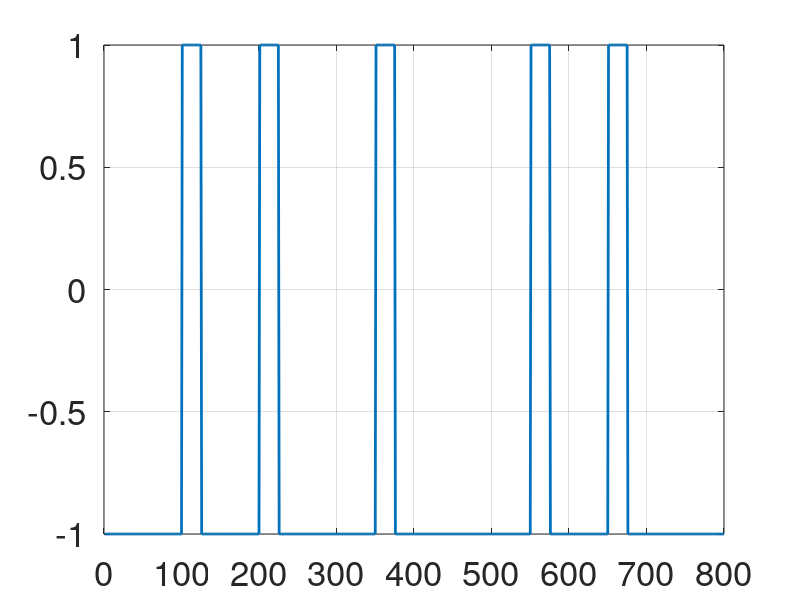

The MATLAB source for this figure:
clc;
close all;
clear all;

input=[0 0 0 1 0 1 1 0];
initial_state=1;
inv_state=initial_state;
len=length(input);
i=1;
mod_miller_code=[];%Null matrix to code signal.
base_signal=[];%Null matrix to original signal.
input(len+1)=1;

while i<=len
    if input(i)==1 %If the bit is 1
        baseband_signal=[ones(1,100)];%baseband signal
        s_mod= [-inv_state*ones(1,50) inv_state*ones(1,25) -inv_state*ones(1,25)]; %modified miller coding   
    else %If the bit is 0
        baseband_signal=[-1*ones(1,100)];%baseband signal
        s_mod=[inv_state*ones(1,25) -inv_state*ones(1,75)]; % modified miller
        if (i>1 && input(i-1)==1) || i == 1%If the next bit is 0
           s_mod=[-inv_state*ones(1,100)]; %switch signal state
        else
           s_mod=[inv_state*ones(1,25) -inv_state*ones(1,75)];
        end 
    end
    mod_miller_code=[mod_miller_code s_mod];%store miller signals
    base_signal=[base_signal baseband_signal];%store base signal
    i=i+1;%Increment of the cycle
    s_mod=[];%Reset temporal matrix s.
end

plot(mod_miller_code,'LineWidth',2)%
% hold on 
% plot(y,'LineWidth',2)
% title('MODIFIED MILLER CODE')
axis([0 100*(length(input)-1) -1 1])%
grid on %
xticks(0:100:100*length(input)-1)%

plotnumber =0;

set(gca, 'fontsize', 25)
set(gcf, 'Position', [300+plotnumber*50 240+plotnumber*20 800 400]);% set(gca,'fontsize', 25);
